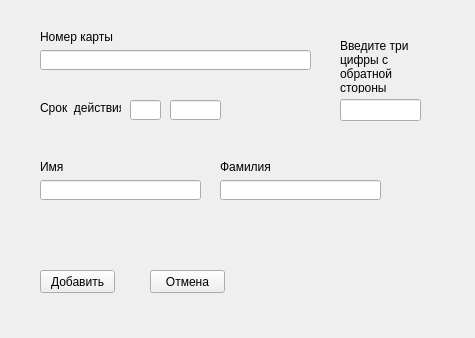
<?xml version="1.0" encoding="UTF-8"?>
<ui version="4.0">
 <class>BankCard</class>
 <widget class="QWidget" name="BankCard">
  <property name="geometry">
   <rect>
    <x>0</x>
    <y>0</y>
    <width>475</width>
    <height>338</height>
   </rect>
  </property>
  <property name="windowTitle">
   <string>Банковская карта</string>
  </property>
  <widget class="QPushButton" name="AddCard">
   <property name="geometry">
    <rect>
     <x>40</x>
     <y>270</y>
     <width>75</width>
     <height>23</height>
    </rect>
   </property>
   <property name="text">
    <string>Добавить</string>
   </property>
  </widget>
  <widget class="QPushButton" name="Cancel">
   <property name="geometry">
    <rect>
     <x>150</x>
     <y>270</y>
     <width>75</width>
     <height>23</height>
    </rect>
   </property>
   <property name="text">
    <string>Отмена</string>
   </property>
  </widget>
  <widget class="QLineEdit" name="Month">
   <property name="geometry">
    <rect>
     <x>130</x>
     <y>100</y>
     <width>31</width>
     <height>20</height>
    </rect>
   </property>
  </widget>
  <widget class="QLineEdit" name="Year">
   <property name="geometry">
    <rect>
     <x>170</x>
     <y>100</y>
     <width>51</width>
     <height>20</height>
    </rect>
   </property>
  </widget>
  <widget class="QLabel" name="label">
   <property name="geometry">
    <rect>
     <x>40</x>
     <y>100</y>
     <width>81</width>
     <height>16</height>
    </rect>
   </property>
   <property name="text">
    <string>Срок  действия</string>
   </property>
  </widget>
  <widget class="QWidget" name="layoutWidget">
   <property name="geometry">
    <rect>
     <x>340</x>
     <y>40</y>
     <width>81</width>
     <height>81</height>
    </rect>
   </property>
   <layout class="QVBoxLayout" name="verticalLayout">
    <item>
     <widget class="QLabel" name="label_4">
      <property name="text">
       <string>Введите три цифры с обратной стороны карты</string>
      </property>
      <property name="textFormat">
       <enum>Qt::PlainText</enum>
      </property>
      <property name="wordWrap">
       <bool>true</bool>
      </property>
     </widget>
    </item>
    <item>
     <widget class="QLineEdit" name="CVV"/>
    </item>
   </layout>
  </widget>
  <widget class="QLabel" name="ErrorDate">
   <property name="geometry">
    <rect>
     <x>40</x>
     <y>120</y>
     <width>281</width>
     <height>16</height>
    </rect>
   </property>
   <property name="styleSheet">
    <string notr="true">color: red;</string>
   </property>
   <property name="text">
    <string/>
   </property>
  </widget>
  <widget class="QLabel" name="ErrorCVV">
   <property name="geometry">
    <rect>
     <x>340</x>
     <y>130</y>
     <width>131</width>
     <height>16</height>
    </rect>
   </property>
   <property name="styleSheet">
    <string notr="true">color:red;</string>
   </property>
   <property name="text">
    <string/>
   </property>
  </widget>
  <widget class="QWidget" name="layoutWidget">
   <property name="geometry">
    <rect>
     <x>40</x>
     <y>160</y>
     <width>161</width>
     <height>60</height>
    </rect>
   </property>
   <layout class="QVBoxLayout" name="verticalLayout_2">
    <item>
     <widget class="QLabel" name="label_2">
      <property name="text">
       <string>Имя</string>
      </property>
     </widget>
    </item>
    <item>
     <widget class="QLineEdit" name="Name"/>
    </item>
    <item>
     <widget class="QLabel" name="ErrorName">
      <property name="styleSheet">
       <string notr="true">color: red;</string>
      </property>
      <property name="text">
       <string/>
      </property>
     </widget>
    </item>
   </layout>
  </widget>
  <widget class="QWidget" name="layoutWidget">
   <property name="geometry">
    <rect>
     <x>220</x>
     <y>160</y>
     <width>161</width>
     <height>60</height>
    </rect>
   </property>
   <layout class="QVBoxLayout" name="verticalLayout_3">
    <item>
     <widget class="QLabel" name="label_3">
      <property name="text">
       <string>Фамилия</string>
      </property>
     </widget>
    </item>
    <item>
     <widget class="QLineEdit" name="Surname"/>
    </item>
    <item>
     <widget class="QLabel" name="ErrorSurname">
      <property name="styleSheet">
       <string notr="true">color: red;</string>
      </property>
      <property name="text">
       <string/>
      </property>
     </widget>
    </item>
   </layout>
  </widget>
  <widget class="QWidget" name="layoutWidget">
   <property name="geometry">
    <rect>
     <x>40</x>
     <y>30</y>
     <width>271</width>
     <height>60</height>
    </rect>
   </property>
   <layout class="QVBoxLayout" name="verticalLayout_4">
    <item>
     <widget class="QLabel" name="label_5">
      <property name="styleSheet">
       <string notr="true"/>
      </property>
      <property name="text">
       <string>Номер карты</string>
      </property>
     </widget>
    </item>
    <item>
     <widget class="QLineEdit" name="Number"/>
    </item>
    <item>
     <widget class="QLabel" name="ErrorNumber">
      <property name="styleSheet">
       <string notr="true">color: red;</string>
      </property>
      <property name="text">
       <string/>
      </property>
     </widget>
    </item>
   </layout>
  </widget>
 </widget>
 <resources/>
 <connections/>
</ui>
